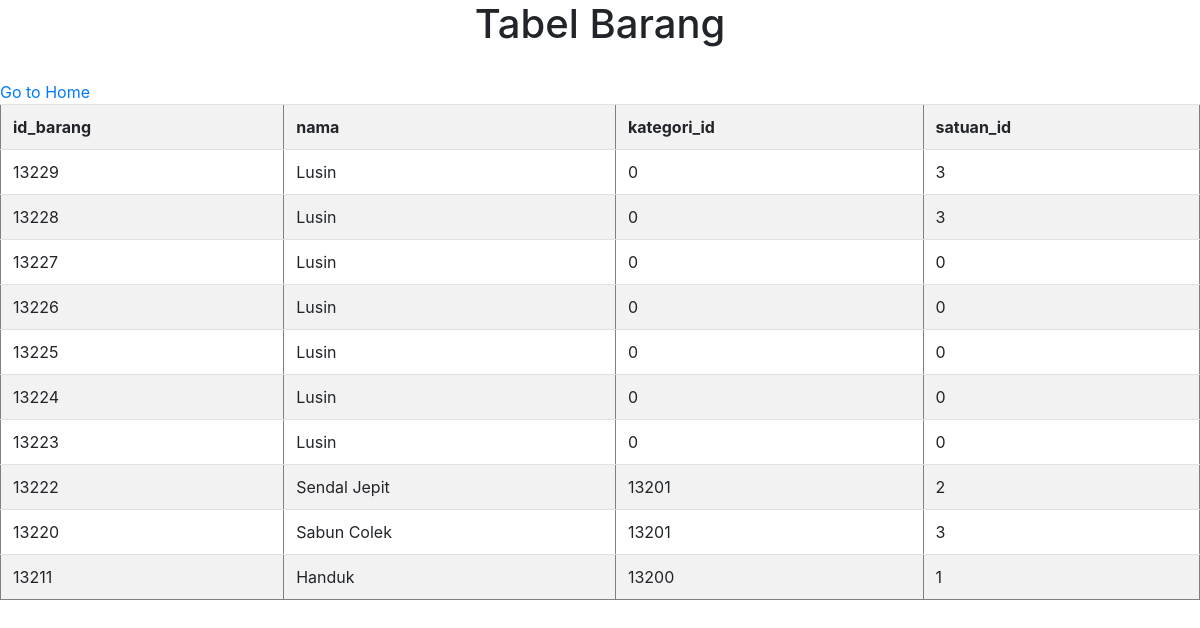
/tampil_barang.php, run on the app's committed database.
### tables this page shows
CREATE TABLE `barang` (
  `id_barang` int(11) NOT NULL,
  `nama` varchar(100) NOT NULL,
  `kategori_id` int(11) NOT NULL,
  `satuan_id` int(11) NOT NULL
);

### tampil_barang.php (the view, shortened to what this page needs)
<?php
include_once("config.php");
$hasil = mysqli_query($mysqli, "SELECT * FROM barang ORDER BY id_barang DESC");
?>
<html>
<head>
  <link rel="stylesheet" type="text/css" href="bootstrap/css/bootstrap.css">
</head>
<body>
  <h1 align="center">Tabel Barang</h1><br>
  <a href="index.html">Go to Home</a>
    <table class="table table-striped" width='80%' border=1>
    <tr>
        <th>id_barang</th> <th>nama</th> <th>kategori_id</th> <th>satuan_id</th>
    </tr>
    <?php
    while($input_data = mysqli_fetch_array($hasil)) {
        echo "<tr>";
        echo "<td>".$input_data['id_barang']."</td>";
        echo "<td>".$input_data['nama']."</td>";
        echo "<td>".$input_data['kategori_id']."</td>";
        echo "<td>".$input_data['satuan_id']."</td>";
    }
    ?>
    </table>
</body>
</html>

### data on the page
barang: id_barang "13229", nama "Lusin", kategori "0", satuan "3"
barang: id_barang "13228", nama "Lusin", kategori "0", satuan "3"
barang: id_barang "13227", nama "Lusin", kategori "0", satuan "0"
barang: id_barang "13226", nama "Lusin", kategori "0", satuan "0"
barang: id_barang "13225", nama "Lusin", kategori "0", satuan "0"
barang: id_barang "13224", nama "Lusin", kategori "0", satuan "0"
barang: id_barang "13223", nama "Lusin", kategori "0", satuan "0"
barang: id_barang "13222", nama "Sendal Jepit", kategori "13201", satuan "2"
barang: id_barang "13220", nama "Sabun Colek", kategori "13201", satuan "3"
barang: id_barang "13211", nama "Handuk", kategori "13200", satuan "1"
